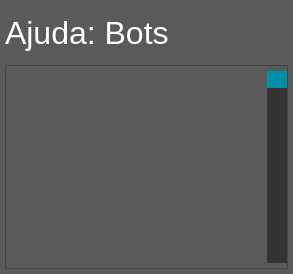
               <widget class="QWidget" name="page_whatsapp_help">
                <property name="styleSheet">
                 <string notr="true">background:rgb(91,90,90);</string>
                </property>
                <layout class="QVBoxLayout" name="verticalLayout_13">
                 <property name="spacing">
                  <number>5</number>
                 </property>
                 <property name="leftMargin">
                  <number>5</number>
                 </property>
                 <property name="topMargin">
                  <number>5</number>
                 </property>
                 <property name="rightMargin">
                  <number>5</number>
                 </property>
                 <property name="bottomMargin">
                  <number>5</number>
                 </property>
                 <item>
                  <widget class="QLabel" name="lab_about_home">
                   <property name="minimumSize">
                    <size>
                     <width>0</width>
                     <height>55</height>
                    </size>
                   </property>
                   <property name="maximumSize">
                    <size>
                     <width>16777215</width>
                     <height>55</height>
                    </size>
                   </property>
                   <property name="font">
                    <font>
                     <family>Segoe UI</family>
                     <pointsize>24</pointsize>
                    </font>
                   </property>
                   <property name="styleSheet">
                    <string notr="true">color:rgb(255,255,255);</string>
                   </property>
                   <property name="text">
                    <string>Ajuda: Bots</string>
                   </property>
                  </widget>
                 </item>
                 <item>
                  <widget class="QFrame" name="frame_whatsapp_help">
                   <property name="frameShape">
                    <enum>QFrame::StyledPanel</enum>
                   </property>
                   <property name="frameShadow">
                    <enum>QFrame::Raised</enum>
                   </property>
                   <layout class="QHBoxLayout" name="horizontalLayout_28">
                    <property name="spacing">
                     <number>0</number>
                    </property>
                    <property name="leftMargin">
                     <number>5</number>
                    </property>
                    <property name="topMargin">
                     <number>5</number>
                    </property>
                    <property name="rightMargin">
                     <number>0</number>
                    </property>
                    <property name="bottomMargin">
                     <number>5</number>
                    </property>
                    <item>
                     <widget class="QTextEdit" name="text_whatsapp_page_help">
                      <property name="enabled">
                       <bool>true</bool>
                      </property>
                      <property name="font">
                       <font>
                        <family>Segoe UI</family>
                        <pointsize>10</pointsize>
                       </font>
                      </property>
                      <property name="styleSheet">
                       <string notr="true">color:rgb(255,255,255);</string>
                      </property>
                      <property name="frameShape">
                       <enum>QFrame::NoFrame</enum>
                      </property>
                      <property name="frameShadow">
                       <enum>QFrame::Plain</enum>
                      </property>
                      <property name="readOnly">
                       <bool>true</bool>
                      </property>
                      <property name="textInteractionFlags">
                       <set>Qt::TextBrowserInteraction</set>
                      </property>
                     </widget>
                    </item>
                    <item>
                     <widget class="QScrollBar" name="vsb_whatsapp_page_help">
                      <property name="styleSheet">
                       <string notr="true">QScrollBar:vertical {
	background:rgb(51,51,51);
    width:20px;
    margin: 0px 0px 0px 0px;
}
QScrollBar::handle:vertical {
    background:rgb(0,143,170);
}
QScrollBar::add-page:vertical {
 	background:rgb(51,51,51);
}
QScrollBar::sub-page:vertical {
 	background:rgb(51,51,51);
}</string>
                      </property>
                      <property name="orientation">
                       <enum>Qt::Vertical</enum>
                      </property>
                     </widget>
                    </item>
                   </layout>
                  </widget>
                 </item>
                </layout>
               </widget>
